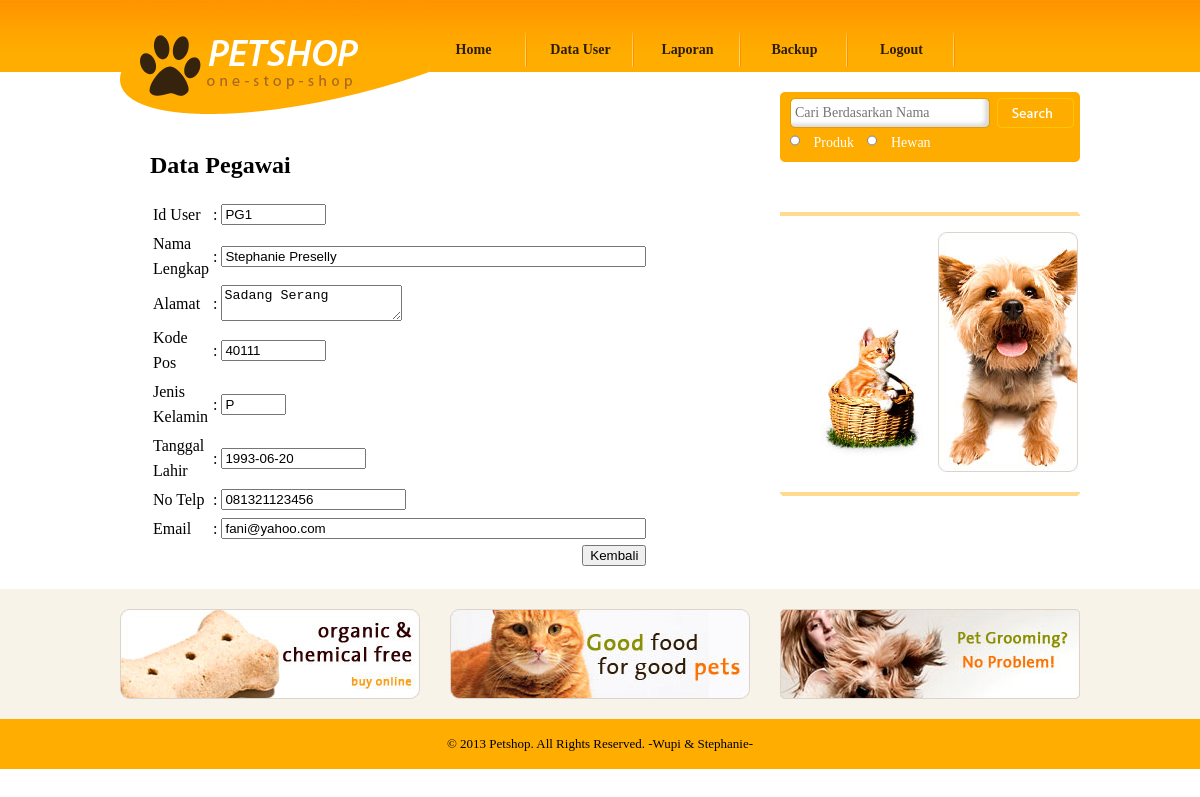
Screenshot of /PETSHOP/admin_lihat_pegawai.php?id_user=PG1 with the database file from the repository.
### tables this page shows
CREATE TABLE `user` (
  `id_user` char(8) NOT NULL,
  `password` varchar(50) NOT NULL DEFAULT '',
  `status_akses` char(8) NOT NULL,
  `nama_lengkap` varchar(30) NOT NULL,
  `alamat` varchar(50) NOT NULL,
  `kode_pos` char(8) NOT NULL,
  `jk` enum('L','P') NOT NULL,
  `tgl_lahir` date DEFAULT NULL,
  `no_telp` varchar(12) NOT NULL,
  `email` varchar(50) DEFAULT NULL,
  PRIMARY KEY (`id_user`)
);

### PETSHOP/admin_lihat_pegawai.php (the view, shortened to what this page needs)
<!DOCTYPE html PUBLIC "-//W3C//DTD XHTML 1.0 Transitional//EN" "http://www.w3.org/TR/xhtml1/DTD/xhtml1-transitional.dtd">
<html xmlns="http://www.w3.org/1999/xhtml">
<head>
	<link href="css/style.css" rel="stylesheet" type="text/css" />
</head>
<body>
			<?php include "header_admin.php"; ?>
			<div id="body">
			       <div id="content">
				        <div class="content">
							<div class="about">
							     <h2>Data Pegawai</h2>
                                 <ul>
									<li>
									<?php
include "koneksi.php";
$login=mysql_query("SELECT * FROM user WHERE id_user='$_GET[id_user]'");
$row=mysql_fetch_array($login);
?>
	<FORM method=POST action="confirm.php">
	<TABLE width="80%" >
					 <tr>
                    <td width="171">Id User</td>
                    <td width="7"> :</td>
                    <td width="365"><input type="text" size=10 readonly  name="no" value="<?php echo $row['id_user'];?>" /></td>
                  </tr>
				  <tr>
                    <td width="171">Nama Lengkap</td>
                    <td width="7"> :</td>
                    <td width="365"><input type="text" size=50 readonly  name="nama_lengkap" value="<?php echo $row['nama_lengkap'];?>" /></td>
                  </tr>
                  <tr>
                    <td>Alamat</td>
                    <td>:</td>
                    <td><textarea name="alamat" readonly ><?php echo $row['alamat'];?></textarea></td>
                  </tr>
                <tr>
                 <td>Kode Pos</td>
                  <td>: </td>
                  <td><input name="kode_pos" type="text" readonly value="<?php echo $row['kode_pos']?>" size="10" maxlength="10" width=350 /></td>
                </tr>
				<tr>
                 <td>Jenis Kelamin</td>
                  <td>: </td>
                  <td><input name="jk" type="text" readonly value="<?php echo $row['jk']?>" size="5" maxlength="5" width=350 /></td>
                </tr>
				<tr>
                 <td>Tanggal Lahir</td>
                  <td>: </td>
                  <td><input name="tgl_lahir" type="text" readonly value="<?php echo $row['tgl_lahir']?>" size="15" maxlength="15" width=350 /></td>
                </tr>
                  <tr>
                    <td>No Telp</td>
                    <td>:</td>
                    <td><input name="no_telp" type="text" readonly value="<?php echo $row['no_telp'];?>" size="20" maxlength="20" width=350 /></td>
                  </tr>
                  <tr>
                    <td>Email</td>
                    <td>:</td>
                    <td><input name="email" type="text" readonly value="<?php echo $row['email'];?>" size="50" width=350 /></td>
                  </tr>
				  <tr>
					<td  colspan=3 align=right>
					<input type="button" value="Kembali" onclick=self.history.back()>
					</td>
				  </tr>
	</TABLE>
	</FORM>
									</li>
								 </ul>
							</div>
						</div>
					    <div id="sidebar">
								<?php include "cari.php"; ?>
                               <?php include "shoping_guide.php"; ?>
				   <?php include "iklan.php"; ?>
			<div id="footer">
			        <?php include "footer.php"; ?>
			</div>
</body>
</html>
</body>
</html>

### PETSHOP/css/style.css (style rules this page uses)
body { margin:0; padding:0; background: url("../images/bg-body.gif"); background-repeat:repeat-x; }
#body div#content { width:960px; margin:0 auto; overflow:hidden; background-image:none; height:auto; overflow:hidden; }
#body div#content .content { float:left; width:640px; margin-right:20px; background-image:none; height:auto; overflow:hidden; }
#body #content .content h2 { font-family: "Myriad Pro"; margin: 80px 0 0 30px; }
#body #content .content ul { margin:0; padding:0; list-style-type:none; }
#body #content .content ul li { width:300px; padding:0 10px; margin:0 0 20px 0; float:left; line-height:25px; height:auto; }
#body #content .content .about { width:640px; height:auto; overflow:hidden; }
#body #content .content .about h2 { margin:80px 0 0 30px; font-family: "Myriad Pro"; }
#body #content .content .about ul { margin:0; padding:0; list-style-type:none; }
#body #content .content .about ul li { clear:both; width:600px; padding:20px 10px 0 30px; }
#body #content #sidebar { float:left; width:300px; background-image:none; }
#footer { background-color:#310000; background-image:none; }

### rows the page displays
user: no "PG1", nama_lengkap "Stephanie Preselly", alamat "Sadang Serang", kode_pos "40111", jk "P", tgl_lahir "1993-06-20", no_telp "081321123456", email "fani@yahoo.com"
